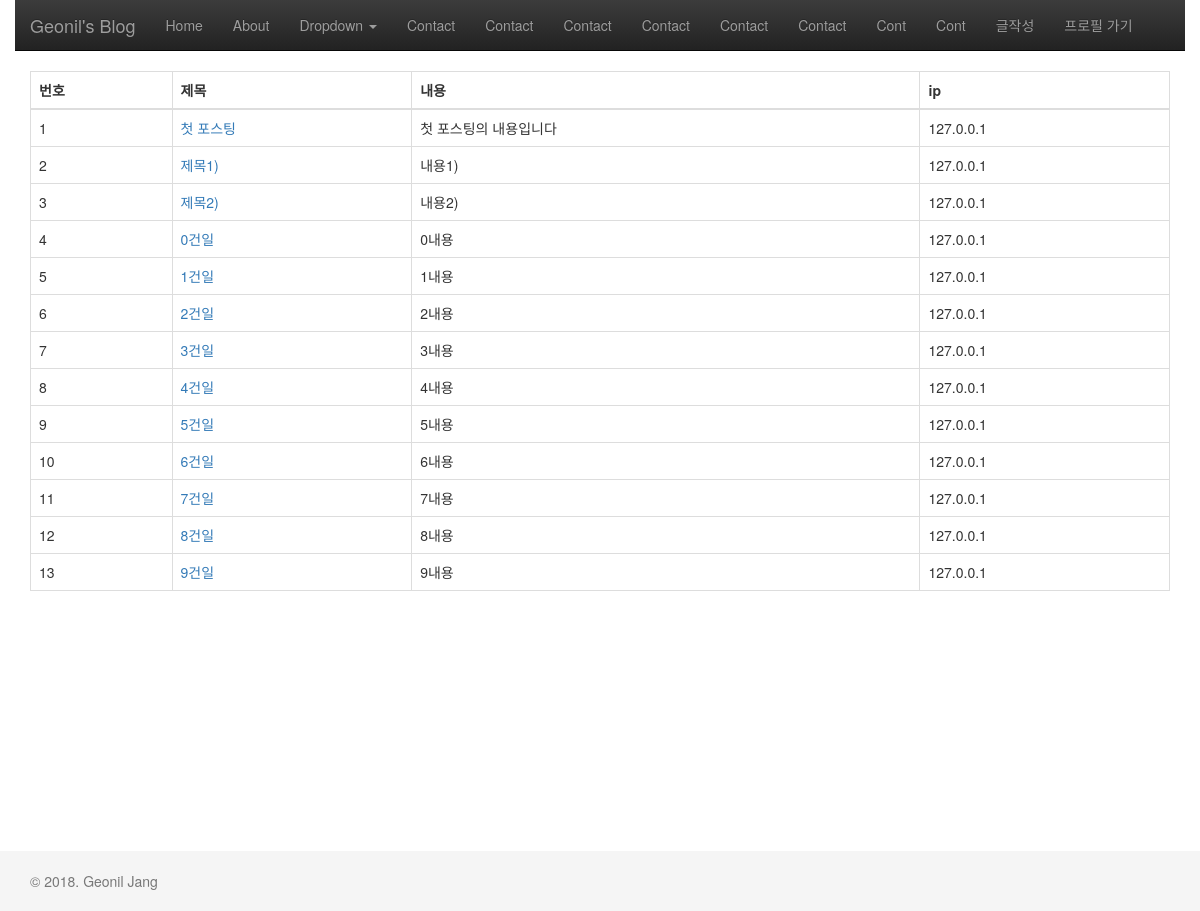
Screenshot of /products/ with the database file from the repository.
### products/models.py (models this page shows, shortened)
class Product(models.Model):
    title = models.CharField(max_length=100, verbose_name='제목', help_text="포스팅 제목을 입력해 주세요. 최대 100글자.")
    content = models.TextField(verbose_name='내용', help_text="내용을 입력해 주세요.")
    user_agent = models.CharField(max_length=200,blank=True)
    ip = models.CharField(max_length=15)
    create_at = models.DateTimeField(auto_now_add=True)
    update_at = models.DateTimeField(auto_now=True)

### products/views.py (the view)
def products_list(request):
    return render(request, "products/product_list.html",{
        "products":qs
    })

### products/templates/products/product_list.html
{% extends "products/layout.html"%}
{% block content %}
<div class="container">
  <div class=row>
    <div class="col-sm-12">
      <table class="table table-hover table-bordered">
        <thead>
          <tr>
            <th>번호</th><th>제목</th><th>내용</th><th>ip</th>
          </tr>
        </thead>
        <tbody>
          {% for product in products %}
          <tr>
            <td>{{product.id}}</td>
            <td><a href="{% url "products:products_detail" product.id %}">{{product.title}}</a></td>
            <td>{{product.content}}</a></td>
            <td>{{product.ip}}</td>
          </tr>
          {% endfor%}
      </tbody>
      </table>
    </div>
  </div>
</div>
<br><br><br><br><br><br><br><br><br><br>
{% endblock %}

### products/templates/products/layout.html (shortened to what this page needs)
{% extends "layout.html" %}

### askdjango/templates/layout.html (shortened to what this page needs)
<!DOCTYPE html>
<html lang="ko">
  <head>
    <link rel="stylesheet" href="https://maxcdn.bootstrapcdn.com/bootstrap/3.3.2/css/bootstrap.min.css">
    <link rel="stylesheet" href="https://maxcdn.bootstrapcdn.com/bootstrap/3.3.2/css/bootstrap-theme.min.css">
  </head>
  <body>
    <div class="navbar-wrapper">
      <div class="container-fluid">
        <nav class="navbar navbar-inverse navbar-static-top">
          <div class="container">
            <div class="navbar-header">
              <a class="navbar-brand" href="{% url "root" %}">Geonil's Blog</a>
            </div>
            <div id="navbar" class="navbar-collapse collapse">
              <ul class="nav navbar-nav">
                <li><a href="{% url "root" %}" onclick="checkClick(1)">Home</a></li>
                <li><a href="#About" onclick="checkClick(2)">About</a></li>
                <li class="dropdown">
                  <a href="#" onclick="checkClick('drop')" class="dropdown-toggle" data-toggle="dropdown" role="button" aria-expanded="false">Dropdown <span class="caret"></span></a>
                </li>
                <li><a href="#Contact" onclick="checkClick(4)">Contact</a></li>
                <li><a href="#Contact" onclick="checkClick(5)">Contact</a></li>
                <li><a href="#Contact" onclick="checkClick(6)">Contact</a></li>
                <li><a href="#Contact" onclick="checkClick(7)">Contact</a></li>
                <li><a href="#Contact" onclick="checkClick(8)">Contact</a></li>
                <li><a href="#Contact" onclick="checkClick(9)">Contact</a></li>
                <li><a href="#Contact" onclick="checkClick(10)">Cont</a></li>
                <li><a href="#Contact" onclick="checkClick(11)">Cont</a></li>
                <li><a href="{% url "blog:post_new" %}" onclick="checkClick(12)">글작성</a></li>
                <li><a href="/accounts/profile" onclick="checkClick(13)">프로필 가기</a></li>
              </ul>
            </div>
          </div>
        </nav>
      </div>
    </div>
{% block content %}
{% endblock %}
<div class="" id="page-footer">
    <div class="container">
      <p class="text-muted">
        &copy; 2018. Geonil Jang
      </p>
    </div>
  </div>
  </body>
</html>

### askdjango/templates/layout.html (style rules this page uses)
html { position: relative; min-height: 100%; }
body { margin-bottom: 60px; }
#page-footer { position: absolute; bottom: 0; width: 100%; height: 60px; line-height: 60px; background-color: #f5f5f5; }

### rows the page displays
Product: id "1", title "첫 포스팅", content "첫 포스팅의 내용입니다", ip "127.0.0.1"
Product: id "2", title "제목1)", content "내용1)", ip "127.0.0.1"
Product: id "3", title "제목2)", content "내용2)", ip "127.0.0.1"
Product: id "4", title "0건일", content "0내용", ip "127.0.0.1"
Product: id "5", title "1건일", content "1내용", ip "127.0.0.1"
Product: id "6", title "2건일", content "2내용", ip "127.0.0.1"
Product: id "7", title "3건일", content "3내용", ip "127.0.0.1"
Product: id "8", title "4건일", content "4내용", ip "127.0.0.1"
Product: id "9", title "5건일", content "5내용", ip "127.0.0.1"
Product: id "10", title "6건일", content "6내용", ip "127.0.0.1"
Product: id "11", title "7건일", content "7내용", ip "127.0.0.1"
Product: id "12", title "8건일", content "8내용", ip "127.0.0.1"
Product: id "13", title "9건일", content "9내용", ip "127.0.0.1"
